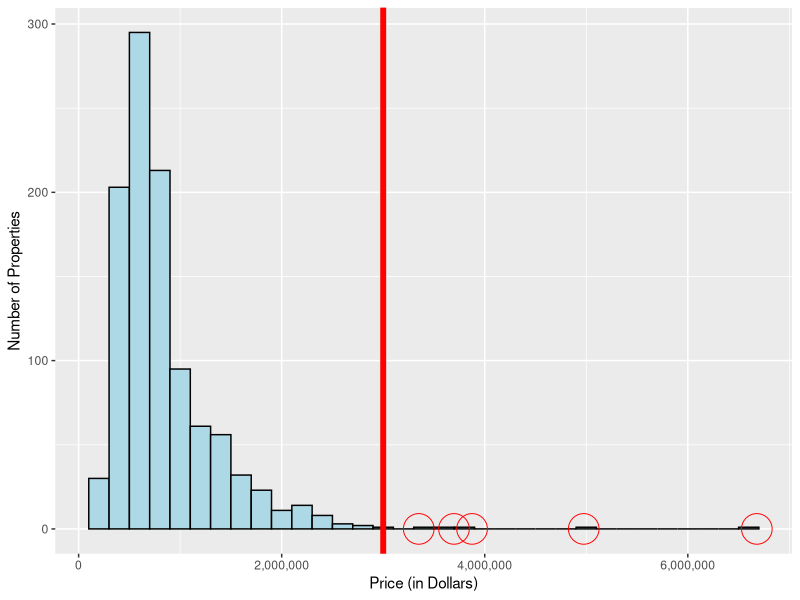
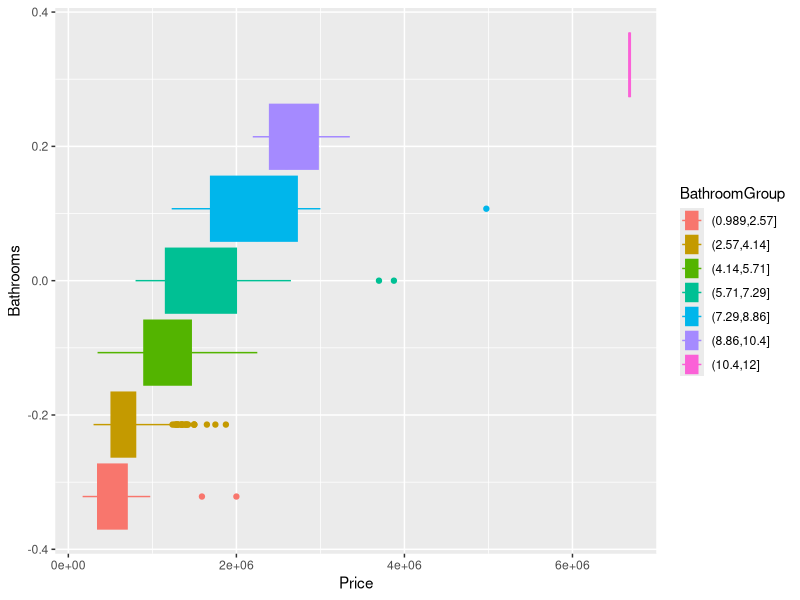

These charts were generated, in order, by the following R code: (Note: this script raises an error after producing the figures.)
## ---- chunk 1
knitr::opts_chunk$set(echo = TRUE)
## ---- chunk 2
library(tidyverse)

NOVA <- read.csv("../sample_data/L04_NOVA.csv")
## ---- chunk 3
#Create a copy of NOVA named NOVA2
NOVA2 <- NOVA

#Find number of properties within each county
NOVA2 %>%
  group_by(CountySchool) %>%
  summarize(N = n())

#Create histogram of Prices and highlight outliers
ggplot(data = NOVA2, mapping = aes(x = Price)) +
  geom_histogram(binwidth = 200000, color = "black", fill = "lightblue") +
  labs(x = "Price (in Dollars)",
       y = "Number of Properties") +
  scale_x_continuous(labels = scales::comma) + #Removes scientific notation from axis labels
  geom_vline(xintercept = 3000000, color = "red", linewidth = 2) +
  geom_point(data = NOVA2[NOVA2$Price > 3000000,],aes(x = Price, y = 0), 
             color = "red", shape = 1, size = 10)
## ---- chunk 4
NOVA %>% filter(Price > 3000000)
## ---- chunk 5
NOVA %>% filter(Bedrooms > 0) %>%
  mutate(Ratio = Bathrooms/Bedrooms, Outlier = ifelse(Price > 3000000, "Yes", "No")) %>%
  group_by(Outlier) %>%
  summarise(Mean_Ratio = mean(Ratio),
            Mean_Bathrooms = mean(Bathrooms),
            Mean_Bedrooms = mean(Bedrooms))
## ---- chunk 6
temp <- NOVA %>%
  filter(Bedrooms > 0, Bathrooms >= 0) %>%   
  mutate(BathroomGroup = cut(Bathrooms, breaks = 7),
         PriceGroup = cut(Price, breaks = 6))

ggplot(temp, aes(x = Price, color = BathroomGroup, fill = BathroomGroup)) + 
  geom_boxplot() +
  labs(x = "Price", y = "Bathrooms")
## ---- chunk 7
NOVA2 <- NOVA %>%
  filter(Price < 3000000) %>%
  filter(CountySchool != "LOUDOUN COUNTY PUBLIC SCHOOLS") %>%
  filter(CountySchool != "PRINCE WILLIAM COUNTY PUBLIC SCHOOLS")
nrow(NOVA)
## ---- chunk 8
NOVA2 <- NOVA2 %>% mutate(logPrice = log(Price))
## ---- chunk 9
NOVA2 <- NOVA2 %>% mutate(Single = ifelse(ListingType == "Single Family", 1, 0)) %>%
  mutate(Arlington = ifelse(CountySchool == "ARLINGTON COUNTY PUBLIC SCHOOLS", 1, 0))

# Sanity Check Lines
NOVA2 %>% summarise(MeanLogPrice = mean(logPrice))
NOVA2 %>% summarise(MeanLogPrice = mean(Arlington))

## ---- chunk 10
model1 <- lm(logPrice ~ Bedrooms + Bathrooms + LivingSQFT + Arlington + Floors, data = NOVA2)
summary(model1)
## ---- chunk 11
set.seed(92023)
train_ind <- sample(x = 1:nrow(NOVA2), size = floor(0.8*nrow(NOVA2)), replace = FALSE)
set.seed(NULL)

train <- NOVA2[train_ind,]
validation <- NOVA2[-train_ind,]
## ---- chunk 12
model1 <- lm(logPrice ~ Bedrooms + Bathrooms + LivingSQFT + Arlington, data = train)
s1 <- summary(model1)
model1_rsq <- s1$r.squared
model1_adjrsq <- s1$adj.r.squared

model1_MSEtrain <- mean((model1$residuals)^2)
model1_RMSEtrain <- sqrt(model1_MSEtrain)

yhatVal1 <- predict(model1, newdata = validation)
model1_MSEval <- mean((validation$logPrice - yhatVal1)^2)
model1_RMSEval <- sqrt(model1_MSEval)


model2 <- lm(logPrice ~ Bedrooms + Bathrooms + LivingSQFT + Arlington + Floors, data = train)
s2 <- summary(model2)
model2_rsq <- s2$r.squared
model2_adjrsq <- s2$adj.r.squared

model2_MSEtrain <- mean((model2$residuals)^2)
model2_RMSEtrain <- sqrt(model2_MSEtrain)

yhatVal2 <- predict(model2, newdata = validation)
model2_MSEval <- mean((validation$logPrice - yhatVal2)^2)
model2_RMSEval <- sqrt(model2_MSEval)

model3 <- lm(logPrice ~ Bedrooms + Bathrooms + LivingSQFT + Arlington + Floors + Garage + DistToWH, data = train)
s3 <- summary(model3)
model3_rsq <- s3$r.squared
model3_adjrsq <- s3$adj.r.squared

model3_MSEtrain <- mean((model3$residuals)^2)
model3_RMSEtrain <- sqrt(model3_MSEtrain)

yhatVal3 <- predict(model3, newdata = validation)
model3_MSEval <- mean((validation$logPrice - yhatVal3)^2)
model3_RMSEval <- sqrt(model3_MSEval)
## ---- chunk 13
yhatVal3 <- predict(model3, newdata = validation)
yhatVal3_exp <- exp(yhatVal3)
model3_MSEval <- mean((validation$Price - yhatVal3_exp)^2)
model3_RMSEval_dollars <- sqrt(model3_MSEval)
model3_RMSEval_dollars
## ---- chunk 14
set.seed(92025)
train_ind <- sample(x = 1:nrow(NOVA2), size = floor(0.8*nrow(NOVA2)), replace = FALSE)
set.seed(NULL)

train <- NOVA2[train_ind,]
validation <- NOVA2[-train_ind,]

model3 <- lm(logPrice ~ Bedrooms + Bathrooms + LivingSQFT + Arlington + Floors + Garage + DistToWH, data = train)

yhatVal3 <- predict(model3, newdata = validation)
yhatVal3_exp <- exp(yhatVal3)

resids <- abs(validation$Price - yhatVal3_exp)
largest_residual <- max(resids)
largest_residual_idx <- which.max(resids)
## ---- chunk 15
validation[largest_residual_idx,]
## ---- chunk 16
#Perform Training/Validation Split
validation_inds <- c(411, 434, 443, 445, 446, 447, 448, 898)

trainTemp <- NOVA[-validation_inds, ]
validationTemp <- NOVA[validation_inds, ]

#Build Model
modelTemp <- lm(Price ~ LotSize + CountySchool, data = trainTemp)

#Estimate RMSE on Validation Set
yhatTemp <- predict(modelTemp, newdata = validationTemp)
## ---- chunk 17
table(validationTemp$CountySchool)
table(train$CountySchool)
## ---- chunk 18
NOVA <- NOVA %>% mutate(
  LOUDOUN = ifelse(CountySchool == "LOUDOUN COUNTY PUBLIC SCHOOLS", 1, 0),
  WILLIAM = ifelse(CountySchool == "PRINCE WILLIAM COUNTY PUBLIC SCHOOLS", 1, 0),
  ARLINGTON = ifelse(CountySchool == "ARLINGTON COUNTY PUBLIC SCHOOLS", 1, 0),
  FAIRFAX = ifelse(CountySchool == "FAIRFAX COUNTY PUBLIC SCHOOLS", 1, 0),
)

validation_inds <- c(411, 434, 443, 445, 446, 447, 448, 898)

trainTemp <- NOVA[-validation_inds, ]
validationTemp <- NOVA[validation_inds, ]

#Build Model
modelTemp <- lm(Price ~ LotSize + LOUDOUN + WILLIAM + ARLINGTON + FAIRFAX, data = trainTemp)

#Estimate RMSE on Validation Set
yhatTemp <- predict(modelTemp, newdata = validationTemp)
modeltemp_MSEval <- mean((validationTemp$Price - yhatTemp)^2)
modeltemp_RMSEval <- sqrt(modeltemp_MSEval)
modeltemp_RMSEval
